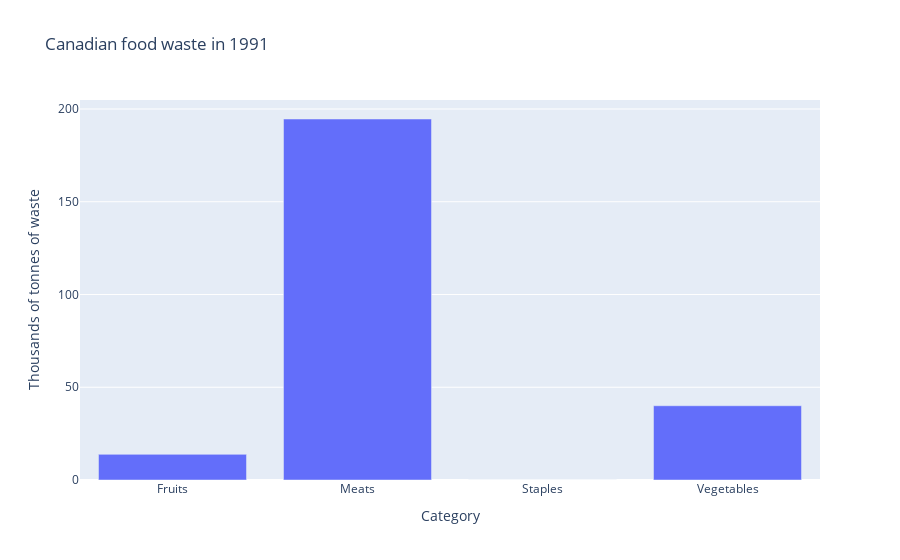

Notebook cell for this chart:
### Code cell
# Bar chart for categories' waste in one year
sub = df_cats_3.loc[df_cats_3.index.get_level_values('Year') == 2021]
fig = px.bar(sub, x=sub.index.get_level_values('Category'), y='Waste', title='Canadian food waste in 1991',
             labels={'Waste': 'Thousands of tonnes of waste', 'x': 'Category'})
fig.show()

### Figure 1 — Plotly figure (JSON) as saved in the notebook; plotly's stock layout.template omitted (floating-point values rounded to 4 significant figures)
{"data": [{"alignmentgroup": "True", "hovertemplate": "Category=%{x}<br>Thousands of tonnes of waste=%{y}<extra></extra>", "legendgroup": "", "marker": {"color": "#636efa", "pattern": {"shape": ""}}, "name": "", "offsetgroup": "", "orientation": "v", "showlegend": false, "textposition": "auto", "type": "bar", "x": ["Fruits", "Meats", "Staples", "Vegetables"], "xaxis": "x", "y": [13.82, 194.6, 0, 40.03], "yaxis": "y"}], "layout": {"barmode": "relative", "legend": {"tracegroupgap": 0}, "title": {"text": "Canadian food waste in 1991"}, "xaxis": {"anchor": "y", "domain": [0, 1], "title": {"text": "Category"}}, "yaxis": {"anchor": "x", "domain": [0, 1], "title": {"text": "Thousands of tonnes of waste"}}}}
